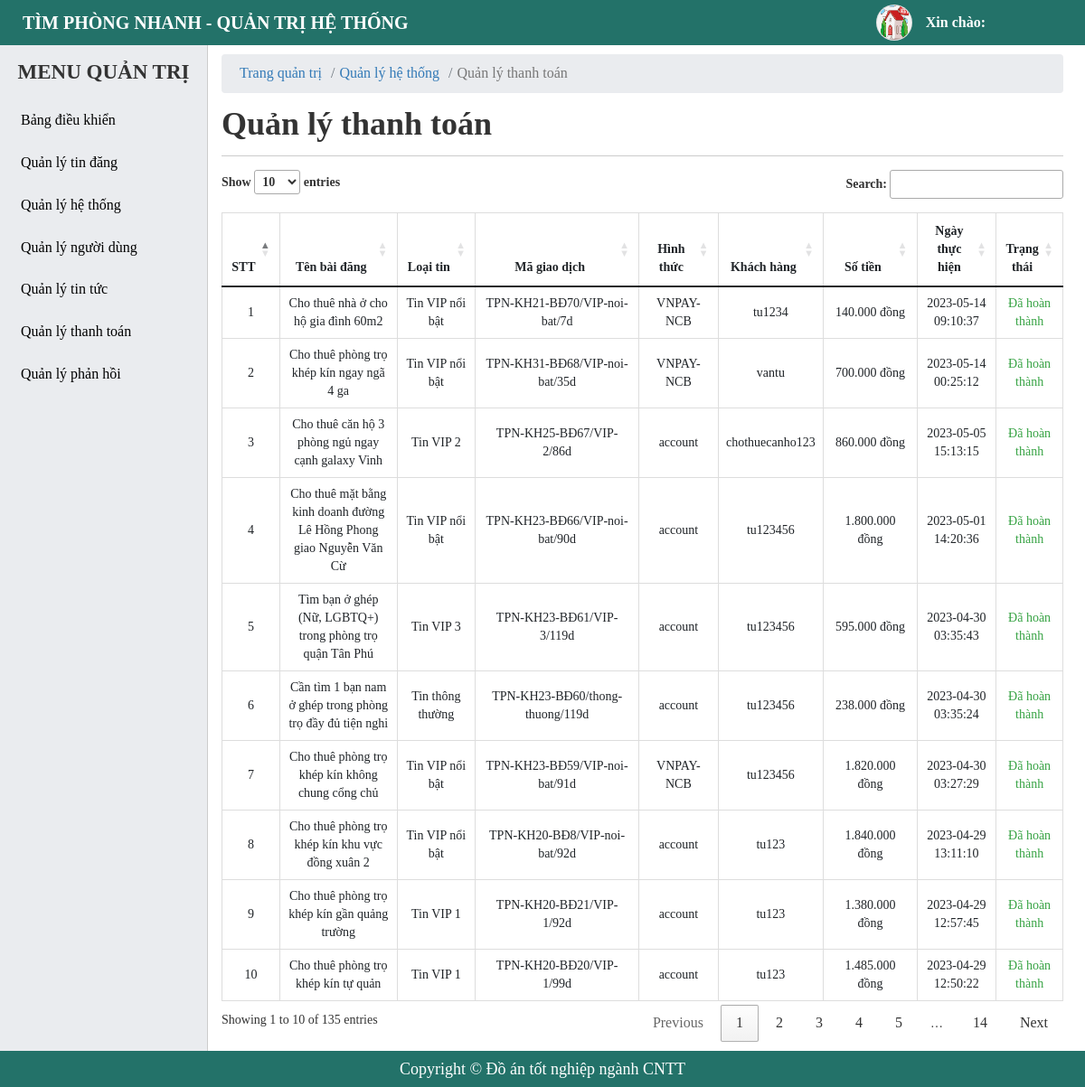
Before: /admin/payment-history-manager.php with the older database file.
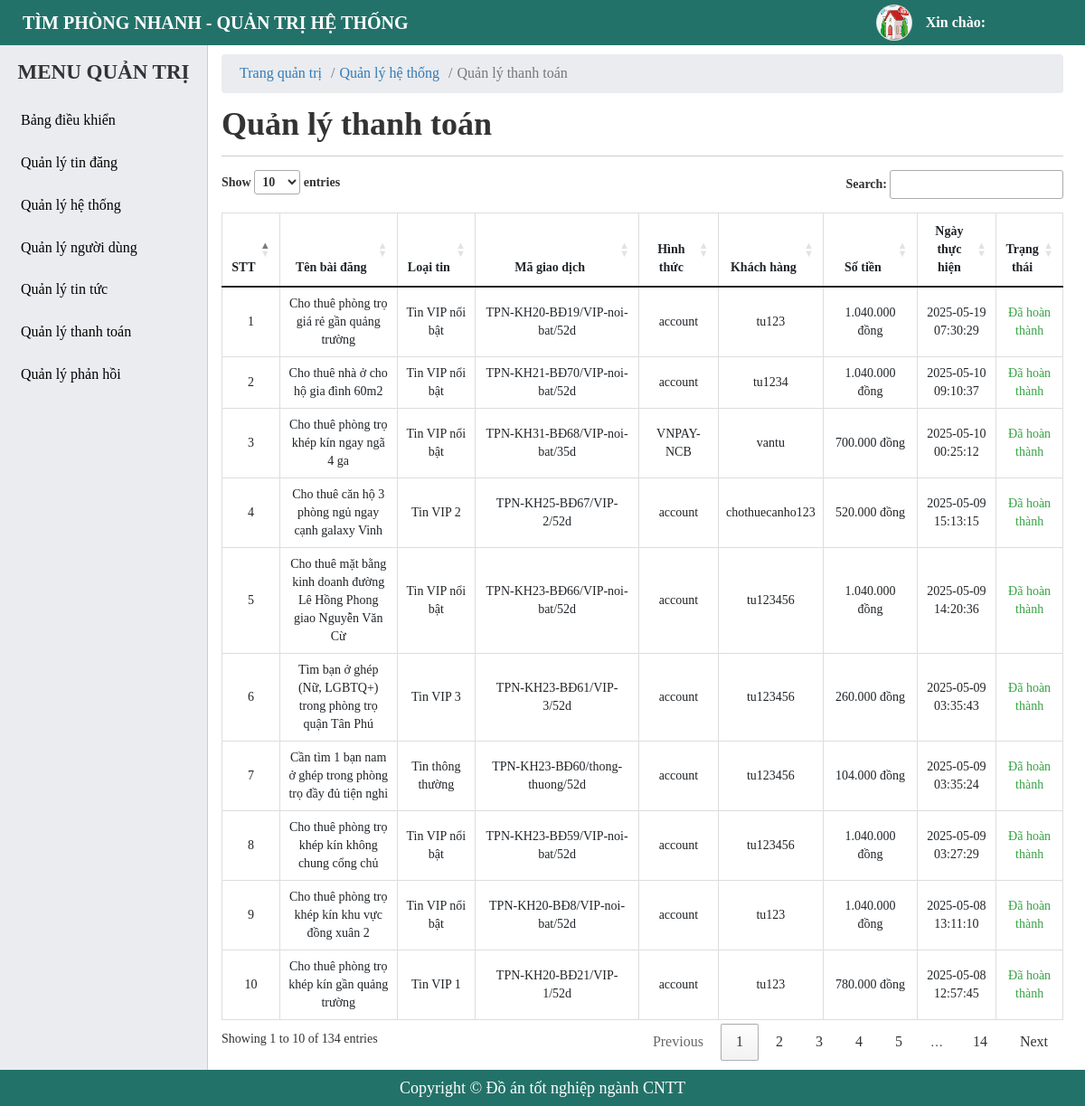
After: the same page with the newer database file.
### tables this page shows
CREATE TABLE `tbl_payment_history` (
  `id` bigint(20) NOT NULL,
  `id_rooms` bigint(20) NOT NULL,
  `pay_code` varchar(255) DEFAULT NULL,
  `pay_price` varchar(255) DEFAULT NULL,
  `payments` varchar(255) DEFAULT NULL,
  `pay_status` tinyint(4) NOT NULL DEFAULT 0,
  `expired` tinyint(4) NOT NULL DEFAULT 0,
  `user_id` bigint(20) NOT NULL,
  `news_type_id` bigint(20) NOT NULL,
  `created_at` timestamp NOT NULL DEFAULT current_timestamp()
);

CREATE TABLE `tbl_rooms` (
  `id` bigint(20) NOT NULL,
  `name` varchar(255) NOT NULL,
  `slug` varchar(255) NOT NULL,
  `city_id` bigint(20) NOT NULL,
  `district_id` bigint(20) NOT NULL,
  `ward_id` bigint(20) NOT NULL,
  `street` varchar(255) NOT NULL,
  `apartment_number` varchar(255) NOT NULL COMMENT 'số nhà',
  `price` bigint(20) NOT NULL COMMENT 'giá',
  `area` bigint(20) NOT NULL COMMENT 'diện tích',
  `contents` longtext NOT NULL,
  `image_logo` varchar(255) NOT NULL,
  `news_type_id` bigint(20) NOT NULL COMMENT 'loại tin',
  `time_start` datetime NOT NULL,
  `time_stop` datetime NOT NULL,
  `subject` varchar(255) NOT NULL COMMENT 'đối tượng thuê',
  `status` tinyint(4) NOT NULL DEFAULT 1,
  `user_id` bigint(20) NOT NULL,
  `category_id` bigint(20) NOT NULL,
  `created_ad` timestamp NOT NULL DEFAULT current_timestamp(),
  `updated_ad` timestamp NOT NULL DEFAULT current_timestamp()
);

CREATE TABLE `tbl_new_type` (
  `id` bigint(20) NOT NULL,
  `name_type` varchar(255) NOT NULL,
  `slug` varchar(255) NOT NULL,
  `price` bigint(20) NOT NULL,
  `status` tinyint(4) NOT NULL DEFAULT 1,
  `created_at` timestamp NOT NULL DEFAULT current_timestamp(),
  `update_ad` timestamp NOT NULL DEFAULT current_timestamp()
);

CREATE TABLE `tbl_user` (
  `id` bigint(20) NOT NULL,
  `fullname` varchar(255) NOT NULL,
  `username` varchar(255) NOT NULL,
  `password` varchar(255) NOT NULL,
  `email` varchar(255) NOT NULL,
  `phone` varchar(255) NOT NULL,
  `zalo` varchar(255) DEFAULT NULL,
  `address` varchar(255) DEFAULT NULL,
  `facebook` varchar(255) DEFAULT NULL,
  `avatar` varchar(255) DEFAULT NULL COMMENT 'ảnh đại diện',
  `balance` bigint(255) DEFAULT 0 COMMENT 'Số dư',
  `status` tinyint(4) NOT NULL DEFAULT 1 COMMENT 'trạng thái',
  `created_at` timestamp NOT NULL DEFAULT current_timestamp(),
  `created_ad` timestamp NOT NULL DEFAULT current_timestamp()
);

### admin/payment-history-manager.php (the view, shortened to what this page needs)
<?php
    include './include/connect.php';
    $queryPayHis = $conn->prepare("SELECT his.*, r.name as name_post, us.username, typ.name_type FROM tbl_payment_history his JOIN tbl_rooms r on r.id = his.id_rooms JOIN tbl_user us on us.id = his.user_id JOIN tbl_new_type typ on typ.id = his.news_type_id WHERE his.pay_status = 1 ORDER BY his.created_at DESC");
    $queryPayHis->execute();
    $resultsPayHis = $queryPayHis->fetchAll(PDO::FETCH_OBJ);
?>
<!DOCTYPE html>
<html lang="en">
<head>
    <?php include('include/link-css.php');?>
</head>
<body>
    <?php
     include('include/header.php');
    ?>
    <div id="main">
        <?php
        include('include/sidebar.php');
        ?>
        <div id="main-right">
            <nav aria-label="breadcrumb">
                <ol class="breadcrumb">
                    <li class="breadcrumb-item"><a href="#">Trang quản trị</a></li>
                    <li class="breadcrumb-item"><a href="#">Quản lý hệ thống</a></li>
                    <li class="breadcrumb-item active" aria-current="page">Quản lý thanh toán</li>
                </ol>
            </nav>
            <section class="main-right-title">
                <div class="form-title">
                    <h1>Quản lý thanh toán</h1>
                </div>
            </section>
            <div class="main-right-table">
                <table class="table table-bordered table-post-list" id = "table-manage">
                    <thead>
                        <tr>
                            <th style="width: 3%;" >STT</th>
                            <th style="width: 15%;" >Tên bài đăng</th>
                            <th style="width: 10%;" >Loại tin</th>
                            <th style="width: 22%;" >Mã giao dịch</th>
                            <th style="width: 10%;" >Hình thức</th>
                            <th style="width: 10%;" >Khách hàng</th>
                            <th style="width: 12%;" >Số tiền</th>
                            <th style="width: 10%;" >Ngày thực hiện</th>
                            <th style="width: 8%;" >Trạng thái</th>
                        </tr>
                    </thead>
                    <tbody >
                        <?php foreach ($resultsPayHis as $key => $value) { ?>
                            <tr>
                                <td><?php echo $key+1 ?></td>
                                <td>
                                    <p><?php echo $value -> name_post ?></p>
                                </td>
                                <td>
                                    <p><?php echo $value -> name_type ?></p>
                                </td>
                                <td>
                                    <p><?php echo $value -> pay_code ?></p>
                                </td>
                                <td>
                                    <p><?php echo $value ->payments ?></p>
                                </td>
                                <td>
                                    <p><?php echo $value -> username ?></p>
                                </td>
                                <td>
                                <div class="post_price">
                                        <?php
                                            $tien = (int) $value->pay_price;
                                            $bien = number_format($tien,0,",",".");
                                            echo $bien." đồng";
                                        ?>
                                    </div>
                                </td>
                                <td>
                                    <p><?php echo $value -> created_at ?></p>
                                </td>
                                <td>
                                    <?php if( $value -> pay_status == 1){ ?>
                                        <p style = "color: #37a344;" >Đã hoàn thành</p>
                                    <?php }else{ ?>
                                        <p style = "color: red;">Khởi tạo</p>
                                    <?php } ?>
                                </td>
                            </tr>
                        <?php } ?>
                    </tbody>
                </table>
            </div>
        </div>
    </div>
    <?php include('include/footer.php');?>
</body>
</html>

Changed rows visible on the page:
no longer on this page (row edited): tbl_payment_history: id_rooms.name "Cho thuê phòng trọ khép kín tự quản", news_type.name_type "Tin VIP 1", pay_code "TPN-KH20-BĐ20/VIP-1/99d", payments "account", user.username "tu123", pay_price "1.485.000", created_at "2023-04-29 12:50:22", pay_status "Đã hoàn thành"
added tbl_payment_history: id_rooms.name "Cho thuê phòng trọ giá rẻ gần quảng trường", news_type.name_type "Tin VIP nổi bật", pay_code "TPN-KH20-BĐ19/VIP-noi-bat/52d", payments "account", user.username "tu123", pay_price "1.040.000", created_at "2025-05-19 07:30:29", pay_status "Đã hoàn thành"
changed tbl_payment_history "Cho thuê nhà ở cho hộ gia đình 60m2": pay_code "TPN-KH21-BĐ70/VIP-noi-bat/7d" → "TPN-KH21-BĐ70/VIP-noi-bat/52d"; payments "VNPAY-NCB" → "account"; pay_price "140.000" → "1.040.000"; created_at "2023-05-14 09:10:37" → "2025-05-10 09:10:37"
changed tbl_payment_history "TPN-KH31-BĐ68/VIP-noi-bat/35d": created_at "2023-05-14 00:25:12" → "2025-05-10 00:25:12"
changed tbl_payment_history "Cho thuê căn hộ 3 phòng ngủ ngay cạnh galaxy Vinh": pay_code "TPN-KH25-BĐ67/VIP-2/86d" → "TPN-KH25-BĐ67/VIP-2/52d"; pay_price "860.000" → "520.000"; created_at "2023-05-05 15:13:15" → "2025-05-09 15:13:15"
changed tbl_payment_history "Cho thuê mặt bằng kinh doanh đường Lê Hồng Phong giao Nguyễn Văn Cừ": pay_code "TPN-KH23-BĐ66/VIP-noi-bat/90d" → "TPN-KH23-BĐ66/VIP-noi-bat/52d"; pay_price "1.800.000" → "1.040.000"; created_at "2023-05-01 14:20:36" → "2025-05-09 14:20:36"
changed tbl_payment_history "Tìm bạn ở ghép (Nữ, LGBTQ+) trong phòng trọ quận Tân Phú": pay_code "TPN-KH23-BĐ61/VIP-3/119d" → "TPN-KH23-BĐ61/VIP-3/52d"; pay_price "595.000" → "260.000"; created_at "2023-04-30 03:35:43" → "2025-05-09 03:35:43"
changed tbl_payment_history "Cần tìm 1 bạn nam ở ghép trong phòng trọ đầy đủ tiện nghi": pay_code "TPN-KH23-BĐ60/thong-thuong/119d" → "TPN-KH23-BĐ60/thong-thuong/52d"; pay_price "238.000" → "104.000"; created_at "2023-04-30 03:35:24" → "2025-05-09 03:35:24"
changed tbl_payment_history "Cho thuê phòng trọ khép kín không chung cổng chủ": pay_code "TPN-KH23-BĐ59/VIP-noi-bat/91d" → "TPN-KH23-BĐ59/VIP-noi-bat/52d"; payments "VNPAY-NCB" → "account"; pay_price "1.820.000" → "1.040.000"; created_at "2023-04-30 03:27:29" → "2025-05-09 03:27:29"
changed tbl_payment_history "Cho thuê phòng trọ khép kín khu vực đồng xuân 2": pay_code "TPN-KH20-BĐ8/VIP-noi-bat/92d" → "TPN-KH20-BĐ8/VIP-noi-bat/52d"; pay_price "1.840.000" → "1.040.000"; created_at "2023-04-29 13:11:10" → "2025-05-08 13:11:10"
changed tbl_payment_history "Cho thuê phòng trọ khép kín gần quảng trường": pay_code "TPN-KH20-BĐ21/VIP-1/92d" → "TPN-KH20-BĐ21/VIP-1/52d"; pay_price "1.380.000" → "780.000"; created_at "2023-04-29 12:57:45" → "2025-05-08 12:57:45"
Other visible differences:
text written by a page script: "Show entries Search: Showing 1 to 10 of 135 entries Previous 1 2 3 4 5 … 14 Next" → "Show entries Search: Showing 1 to 10 of 134 entries Previous 1 2 3 4 5 … 14 Next"
